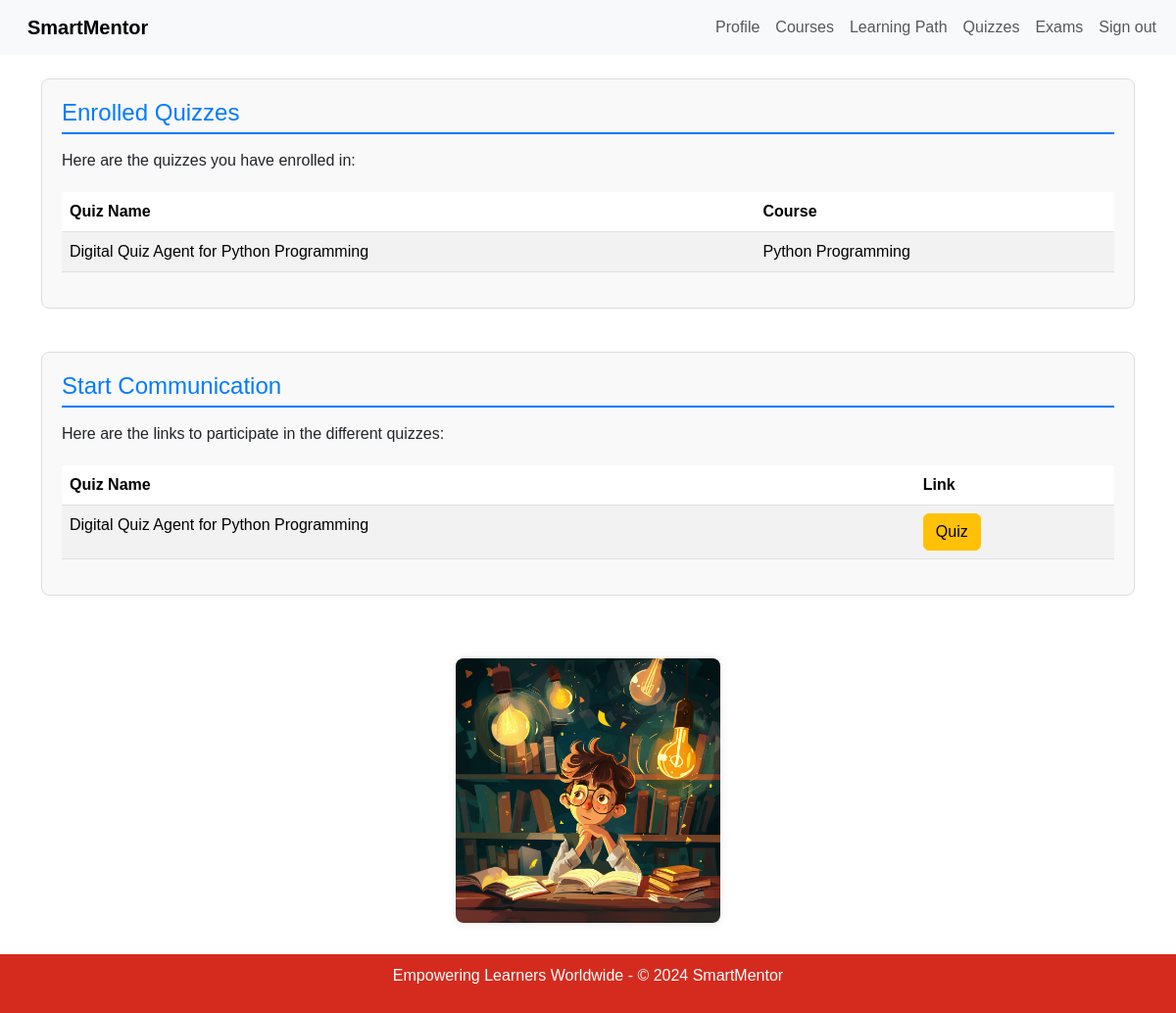
Before: /student/quiz (signed in) with the older database file.
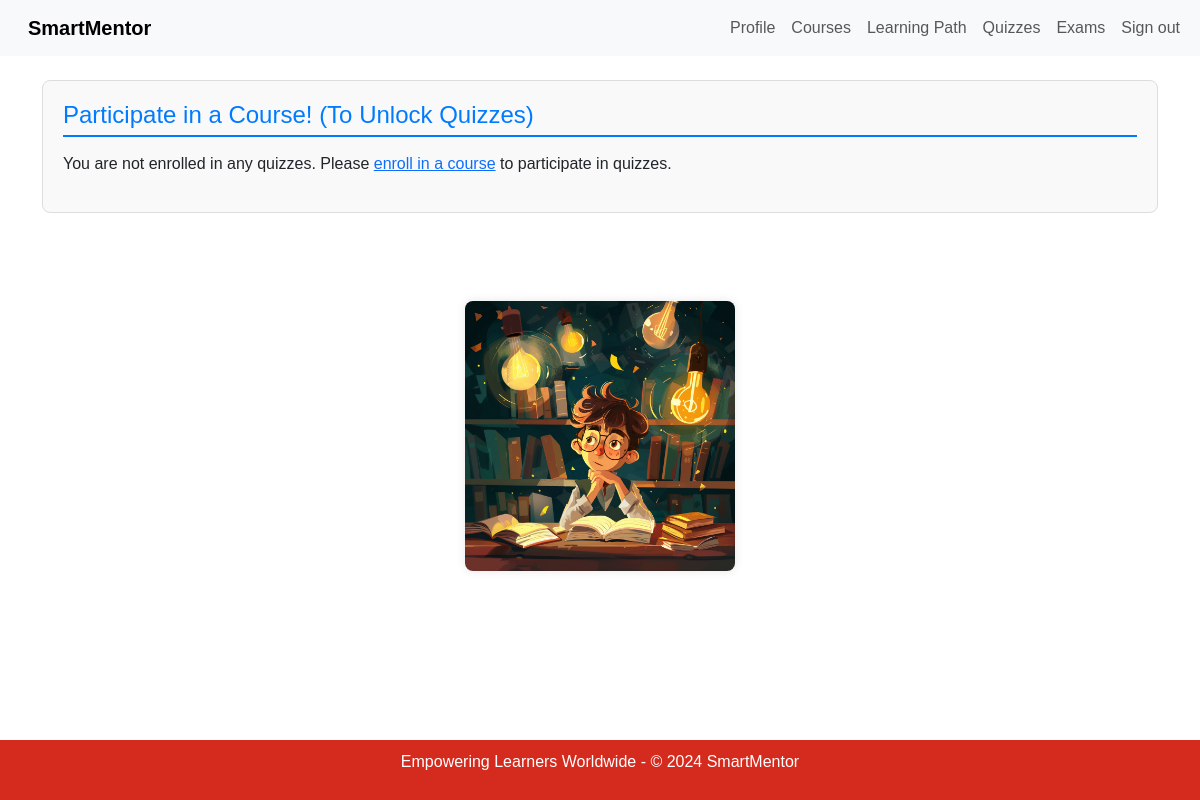
After: the same page with the newer database file.
### app/models.py (models this page shows, shortened)
class Quiz(models.Model):
    course = models.ForeignKey(Course, on_delete=models.CASCADE, null=True)
    name = models.CharField(max_length=255)
    teacher = models.ForeignKey(Teacher, on_delete=models.CASCADE, related_name='quizzes', default=1)

class Course(models.Model):
    name = models.CharField(max_length=50, default='course')
    description = models.CharField(max_length=200, default='Default description')
    pdfs = models.ManyToManyField(PDF, blank=True, related_name='courses')
    time_created = models.DateTimeField(auto_now_add=True, null=True)
    teacher = models.ForeignKey('Teacher', on_delete=models.CASCADE, related_name='courses', default=Teacher.get_default_teacher)

### app/views.py (the view, shortened to what this page needs)
# urls.py: path('student/quiz', StudentQuizView.as_view(), name='student_quiz'),
class StudentQuizView(LoginRequiredMixin, ListView):
    model = Quiz
    template_name = 'app/student_quiz.html'
    def get_context_data(self, **kwargs):
        context = super().get_context_data(**kwargs)
        if self.request.user.is_authenticated and hasattr(self.request.user, 'profile'):
            student_profile = self.request.user.profile.student
            enrolled_quizzes = student_profile.quizzes.all()
            all_quizzes = Quiz.objects.exclude(id__in=enrolled_quizzes.values_list('id', flat=True))
        else:
            all_quizzes = Quiz.objects.none()
        context['all_quizzes'] = all_quizzes
        context['enrolled_quizzes'] = enrolled_quizzes
        context['form'] = QuizEnrollmentForm(user=self.request.user)
        return context

### app/templates/app/student_quiz.html (shortened to what the changed rows need)
{% extends "app/base.html" %}
{% block content %}
{% if user.is_authenticated %}
    {% if user.profile.role == 'student' %}
        <br>
        {% if enrolled_quizzes %}
            <div class="container-xl">
                <section class="section">
                    <h4>Enrolled Quizzes</h4>
                    <p>Here are the quizzes you have enrolled in:</p>
                    <table class="table table-striped">
                        <thead>
                            <tr>
                                <th>Quiz Name</th>
                                <th>Course</th>
                            </tr>
                        </thead>
                        <tbody>
                            {% for quiz in enrolled_quizzes %}
                                <tr>
                                    <td>{{ quiz.name }}</td>
                                    <td>{{ quiz.course.name }}</td>
                                </tr>
                            {% endfor %}
                        </tbody>
                    </table>
                </section>
            </div>
        {% else %}
            <div class="container-xl">
                <section class="section">
                    <h4>Participate in a Course! (To Unlock Quizzes)</h4>
                    <p>You are not enrolled in any quizzes. Please <a href="{% url 'student_courses' %}">enroll in a course</a> to participate in quizzes.</p>
                </section>
            </div>
        {% endif %}
        <br>
        {% if enrolled_quizzes %}
            <div class="container-xl">
                <section class="section">
                    <h4>Start Communication</h4>
                    <p>Here are the links to participate in the different quizzes:</p>
                    <table class="table table-striped">
                        <thead>
                            <tr>
                                <th>Quiz Name</th>
                                <th>Link</th>
                            </tr>
                        </thead>
                        <tbody>
                            {% for quiz in enrolled_quizzes %}
                                <tr>
                                    <td>{{ quiz.name }}</td>
                                    <td>
                                        <a href="{% url 'chat_with_quiz' quiz.id %}" target="_blank" class="btn btn-warning">Quiz</a>
                                    </td>
                                </tr>
                            {% endfor %}
                        </tbody>
                    </table>
                </section>
            </div>
        {% endif %}
        <br>
                    {% load static %}
        <br><br><br>
    {% else %}
        <h1>Access Denied</h1>
        <p>You are not authorized to view this page. Please <a href="{% url 'home' %}">go back</a> to home.</p>
    {% endif %}
{% else %}
    <h1>Access Denied</h1>
    <p>You are not authorized to view this page. Please <a href="{% url 'login' %}">log in</a> to view this page.</p>
{% endif %}
{% endblock %}

Changed rows visible on the page:
removed Quiz: name "Digital Quiz Agent for Python Programming", course.name "Python Programming"
Other visible differences:
text no longer shown: "Enrolled Quizzes Here are the quizzes you have enrolled in: Quiz Name Course Start Communication Here are the links to participate in the different quizzes: Quiz Name Link"
text now shown: "Participate in a Course! (To Unlock Quizzes) You are not enrolled in any quizzes. Please enroll in a course to participate in quizzes."
